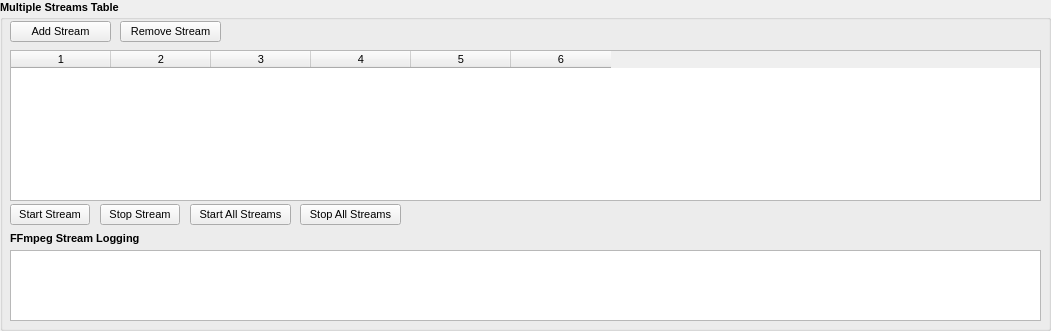
     <widget class="QGroupBox" name="groupStreamsTable">
      <property name="geometry">
       <rect>
        <x>10</x>
        <y>194</y>
        <width>1051</width>
        <height>331</height>
       </rect>
      </property>
      <property name="font">
       <font>
        <pointsize>8</pointsize>
        <italic>false</italic>
        <bold>true</bold>
       </font>
      </property>
      <property name="title">
       <string>Multiple Streams Table</string>
      </property>
      <widget class="QPushButton" name="StopStream">
       <property name="geometry">
        <rect>
         <x>100</x>
         <y>204</y>
         <width>80</width>
         <height>21</height>
        </rect>
       </property>
       <property name="font">
        <font>
         <pointsize>8</pointsize>
         <italic>false</italic>
         <bold>false</bold>
        </font>
       </property>
       <property name="text">
        <string>Stop Stream</string>
       </property>
      </widget>
      <widget class="QPushButton" name="StopAllStreams">
       <property name="geometry">
        <rect>
         <x>300</x>
         <y>204</y>
         <width>101</width>
         <height>21</height>
        </rect>
       </property>
       <property name="font">
        <font>
         <pointsize>8</pointsize>
         <italic>false</italic>
         <bold>false</bold>
        </font>
       </property>
       <property name="text">
        <string>Stop All Streams</string>
       </property>
      </widget>
      <widget class="QTableWidget" name="streamTable">
       <property name="geometry">
        <rect>
         <x>10</x>
         <y>50</y>
         <width>1031</width>
         <height>151</height>
        </rect>
       </property>
       <property name="font">
        <font>
         <pointsize>8</pointsize>
         <italic>false</italic>
         <bold>false</bold>
        </font>
       </property>
       <property name="rowCount">
        <number>0</number>
       </property>
       <property name="columnCount">
        <number>6</number>
       </property>
       <column/>
       <column/>
       <column/>
       <column/>
       <column/>
       <column/>
      </widget>
      <widget class="QPushButton" name="AddNewStream">
       <property name="enabled">
        <bool>true</bool>
       </property>
       <property name="geometry">
        <rect>
         <x>10</x>
         <y>21</y>
         <width>101</width>
         <height>21</height>
        </rect>
       </property>
       <property name="font">
        <font>
         <pointsize>8</pointsize>
         <italic>false</italic>
         <bold>false</bold>
        </font>
       </property>
       <property name="text">
        <string>Add Stream</string>
       </property>
      </widget>
      <widget class="QPushButton" name="RemoveStream">
       <property name="geometry">
        <rect>
         <x>120</x>
         <y>21</y>
         <width>101</width>
         <height>21</height>
        </rect>
       </property>
       <property name="font">
        <font>
         <pointsize>8</pointsize>
         <italic>false</italic>
         <bold>false</bold>
        </font>
       </property>
       <property name="text">
        <string>Remove Stream</string>
       </property>
      </widget>
      <widget class="QPushButton" name="StartStream">
       <property name="geometry">
        <rect>
         <x>10</x>
         <y>204</y>
         <width>80</width>
         <height>21</height>
        </rect>
       </property>
       <property name="font">
        <font>
         <pointsize>8</pointsize>
         <italic>false</italic>
         <bold>false</bold>
        </font>
       </property>
       <property name="text">
        <string>Start Stream</string>
       </property>
      </widget>
      <widget class="QPushButton" name="StartAllStreams">
       <property name="geometry">
        <rect>
         <x>190</x>
         <y>204</y>
         <width>101</width>
         <height>21</height>
        </rect>
       </property>
       <property name="font">
        <font>
         <pointsize>8</pointsize>
         <italic>false</italic>
         <bold>false</bold>
        </font>
       </property>
       <property name="text">
        <string>Start All Streams</string>
       </property>
      </widget>
      <widget class="QLabel" name="l_StreamKey_3">
       <property name="geometry">
        <rect>
         <x>10</x>
         <y>55</y>
         <width>141</width>
         <height>16</height>
        </rect>
       </property>
       <property name="font">
        <font>
         <pointsize>8</pointsize>
         <italic>false</italic>
         <bold>true</bold>
        </font>
       </property>
       <property name="text">
        <string/>
       </property>
      </widget>
      <widget class="QLabel" name="l_streamLogOutput">
       <property name="geometry">
        <rect>
         <x>10</x>
         <y>230</y>
         <width>151</width>
         <height>16</height>
        </rect>
       </property>
       <property name="font">
        <font>
         <pointsize>8</pointsize>
         <italic>false</italic>
         <bold>true</bold>
        </font>
       </property>
       <property name="text">
        <string>FFmpeg Stream Logging</string>
       </property>
      </widget>
      <widget class="QPlainTextEdit" name="streamLogOutput">
       <property name="geometry">
        <rect>
         <x>10</x>
         <y>250</y>
         <width>1031</width>
         <height>71</height>
        </rect>
       </property>
       <property name="font">
        <font>
         <pointsize>8</pointsize>
         <italic>false</italic>
         <bold>false</bold>
        </font>
       </property>
      </widget>
     </widget>
